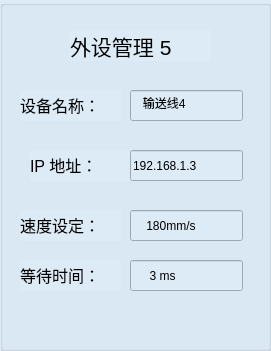
         <widget class="QGroupBox" name="groupBox_13">
          <property name="geometry">
           <rect>
            <x>150</x>
            <y>560</y>
            <width>271</width>
            <height>351</height>
           </rect>
          </property>
          <property name="styleSheet">
           <string notr="true">background-color: rgb(221, 235, 247);</string>
          </property>
          <property name="title">
           <string/>
          </property>
          <widget class="QLabel" name="label_72">
           <property name="geometry">
            <rect>
             <x>70</x>
             <y>30</y>
             <width>141</width>
             <height>31</height>
            </rect>
           </property>
           <property name="text">
            <string>&lt;html&gt;&lt;head/&gt;&lt;body&gt;&lt;p&gt;&lt;span style=&quot; font-size:16pt;&quot;&gt;外设管理 5&lt;/span&gt;&lt;/p&gt;&lt;/body&gt;&lt;/html&gt;</string>
           </property>
          </widget>
          <widget class="QLabel" name="label_73">
           <property name="geometry">
            <rect>
             <x>20</x>
             <y>90</y>
             <width>101</width>
             <height>31</height>
            </rect>
           </property>
           <property name="text">
            <string>&lt;html&gt;&lt;head/&gt;&lt;body&gt;&lt;p&gt;&lt;span style=&quot; font-size:12pt;&quot;&gt;设备名称：&lt;/span&gt;&lt;/p&gt;&lt;/body&gt;&lt;/html&gt;</string>
           </property>
          </widget>
          <widget class="QLineEdit" name="lineEdit_41">
           <property name="geometry">
            <rect>
             <x>130</x>
             <y>90</y>
             <width>113</width>
             <height>31</height>
            </rect>
           </property>
           <property name="text">
            <string>   输送线4</string>
           </property>
          </widget>
          <widget class="QLabel" name="label_74">
           <property name="geometry">
            <rect>
             <x>30</x>
             <y>150</y>
             <width>101</width>
             <height>31</height>
            </rect>
           </property>
           <property name="text">
            <string>&lt;html&gt;&lt;head/&gt;&lt;body&gt;&lt;p&gt;&lt;span style=&quot; font-size:12pt;&quot;&gt;IP  地址：&lt;/span&gt;&lt;/p&gt;&lt;/body&gt;&lt;/html&gt;</string>
           </property>
          </widget>
          <widget class="QLineEdit" name="lineEdit_42">
           <property name="geometry">
            <rect>
             <x>130</x>
             <y>150</y>
             <width>113</width>
             <height>31</height>
            </rect>
           </property>
           <property name="text">
            <string>192.168.1.3</string>
           </property>
          </widget>
          <widget class="QLabel" name="label_75">
           <property name="geometry">
            <rect>
             <x>20</x>
             <y>210</y>
             <width>101</width>
             <height>31</height>
            </rect>
           </property>
           <property name="text">
            <string>&lt;html&gt;&lt;head/&gt;&lt;body&gt;&lt;p&gt;&lt;span style=&quot; font-size:12pt;&quot;&gt;速度设定：&lt;/span&gt;&lt;/p&gt;&lt;/body&gt;&lt;/html&gt;</string>
           </property>
          </widget>
          <widget class="QLineEdit" name="lineEdit_43">
           <property name="geometry">
            <rect>
             <x>130</x>
             <y>210</y>
             <width>113</width>
             <height>31</height>
            </rect>
           </property>
           <property name="text">
            <string>    180mm/s</string>
           </property>
          </widget>
          <widget class="QLabel" name="label_76">
           <property name="geometry">
            <rect>
             <x>20</x>
             <y>260</y>
             <width>101</width>
             <height>31</height>
            </rect>
           </property>
           <property name="text">
            <string>&lt;html&gt;&lt;head/&gt;&lt;body&gt;&lt;p&gt;&lt;span style=&quot; font-size:12pt;&quot;&gt;等待时间：&lt;/span&gt;&lt;/p&gt;&lt;/body&gt;&lt;/html&gt;</string>
           </property>
          </widget>
          <widget class="QLineEdit" name="lineEdit_44">
           <property name="geometry">
            <rect>
             <x>130</x>
             <y>260</y>
             <width>113</width>
             <height>31</height>
            </rect>
           </property>
           <property name="text">
            <string>     3 ms</string>
           </property>
          </widget>
         </widget>
